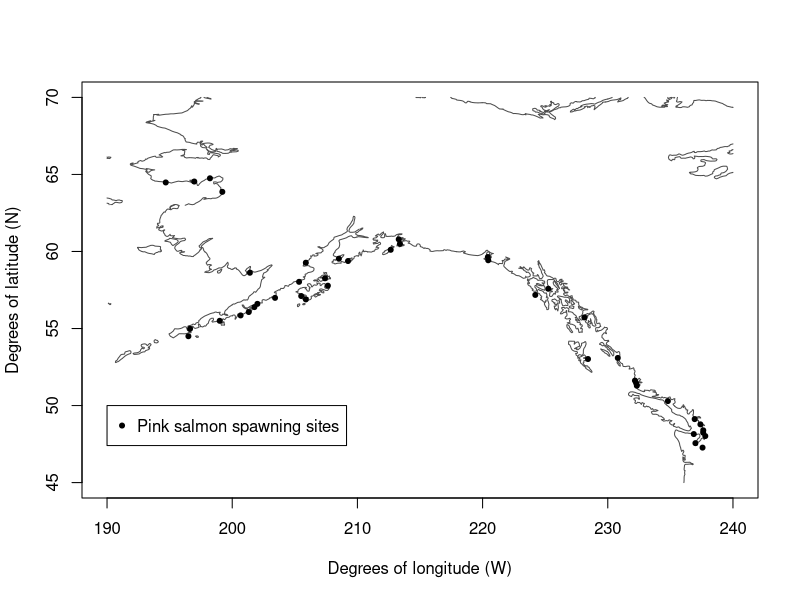

The R script that drew this image:
# read in .dat map coordinates
map.coords<- read.table('map_coords.dat', header = FALSE)

#plot
#resize.win(20,15)

#postscript("coastpic.eps")#, width=16, height=5)

plot(map.coords[,1],map.coords[,2], type='l', col=gray(0.3), xlab="Degrees of longitude (W)", ylab="Degrees of latitude (N)")
leg.text<-c("Pink salmon spawning sites")#,"Chum","Sockeye")
legend(190,50,leg.text, pch=c(20,21,3),col='black')
# read in .csv data
stock.info<-read.csv('stockinfo.csv')
stock.info$Longitude<-360-stock.info$Longitude
dimnames(stock.info)[[2]]

# plot actual stock locations
lines(stock.info$Longitude[which(stock.info$Species=='pink')],stock.info$Latitude[which(stock.info$Species=='pink')],type='p',pch=20,cex=1)
#lines(stock.info$Longitude[which(stock.info$Species=='chum')],stock.info$Latitude[which(stock.info$Species=='chum')],type='p',pch=21,cex=1.4,lwd=1)
#lines(stock.info$Longitude[which(stock.info$Species=='sockeye')],stock.info$Latitude[which(stock.info$Species=='sockeye')],type='p',pch=3,cex=1.4,lwd=1)

#dev.off()

